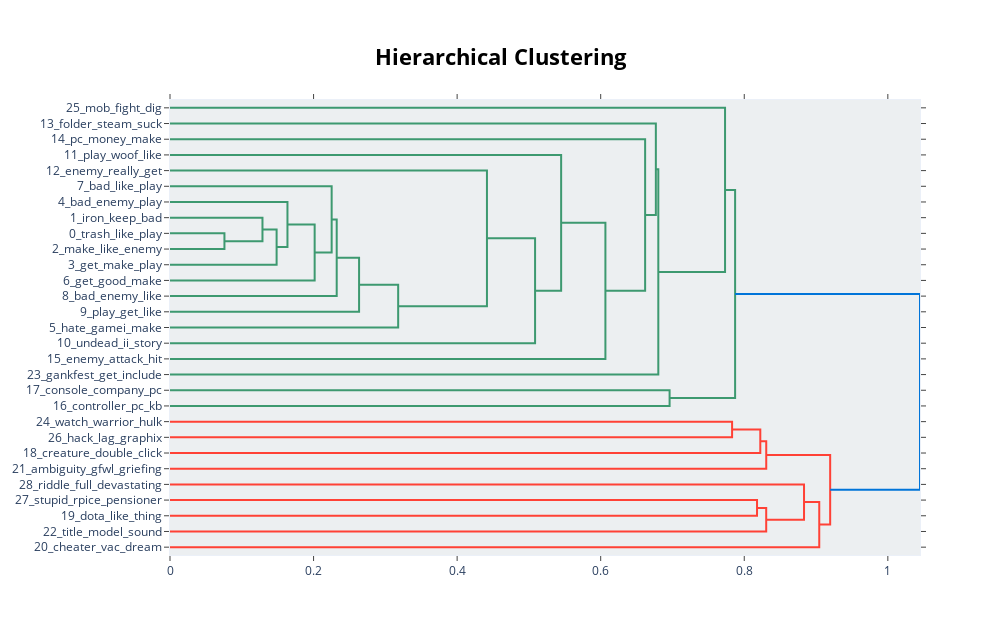

The notebook cell this image was saved under:
### Code cell
neg_topic_model.visualize_hierarchy()

### Figure 1 — Plotly figure (JSON) as saved in the notebook; plotly's stock layout.template omitted (floating-point values rounded to 4 significant figures)
{"data": [{"hoverinfo": "text", "marker": {"color": "rgb(61,153,112)"}, "mode": "lines", "type": "scatter", "x": [0, 0.07584, 0.07584, 0], "xaxis": "x", "y": [-85, -85, -95, -95], "yaxis": "y"}, {"hoverinfo": "text", "marker": {"color": "rgb(61,153,112)"}, "mode": "lines", "type": "scatter", "x": [0, 0.1288, 0.1288, 0.07584], "xaxis": "x", "y": [-75, -75, -90, -90], "yaxis": "y"}, {"hoverinfo": "text", "marker": {"color": "rgb(61,153,112)"}, "mode": "lines", "type": "scatter", "x": [0.1288, 0.1485, 0.1485, 0], "xaxis": "x", "y": [-82.5, -82.5, -105, -105], "yaxis": "y"}, {"hoverinfo": "text", "marker": {"color": "rgb(61,153,112)"}, "mode": "lines", "type": "scatter", "x": [0, 0.1636, 0.1636, 0.1485], "xaxis": "x", "y": [-65, -65, -93.75, -93.75], "yaxis": "y"}, {"hoverinfo": "text", "marker": {"color": "rgb(61,153,112)"}, "mode": "lines", "type": "scatter", "x": [0.1636, 0.2015, 0.2015, 0], "xaxis": "x", "y": [-79.38, -79.38, -115, -115], "yaxis": "y"}, {"hoverinfo": "text", "marker": {"color": "rgb(61,153,112)"}, "mode": "lines", "type": "scatter", "x": [0, 0.2252, 0.2252, 0.2015], "xaxis": "x", "y": [-55, -55, -97.19, -97.19], "yaxis": "y"}, {"hoverinfo": "text", "marker": {"color": "rgb(61,153,112)"}, "mode": "lines", "type": "scatter", "x": [0.2252, 0.2322, 0.2322, 0], "xaxis": "x", "y": [-76.09, -76.09, -125, -125], "yaxis": "y"}, {"hoverinfo": "text", "marker": {"color": "rgb(61,153,112)"}, "mode": "lines", "type": "scatter", "x": [0.2322, 0.2634, 0.2634, 0], "xaxis": "x", "y": [-100.5, -100.5, -135, -135], "yaxis": "y"}, {"hoverinfo": "text", "marker": {"color": "rgb(61,153,112)"}, "mode": "lines", "type": "scatter", "x": [0.2634, 0.3179, 0.3179, 0], "xaxis": "x", "y": [-117.8, -117.8, -145, -145], "yaxis": "y"}, {"hoverinfo": "text", "marker": {"color": "rgb(61,153,112)"}, "mode": "lines", "type": "scatter", "x": [0, 0.4415, 0.4415, 0.3179], "xaxis": "x", "y": [-45, -45, -131.4, -131.4], "yaxis": "y"}, {"hoverinfo": "text", "marker": {"color": "rgb(61,153,112)"}, "mode": "lines", "type": "scatter", "x": [0.4415, 0.5086, 0.5086, 0], "xaxis": "x", "y": [-88.19, -88.19, -155, -155], "yaxis": "y"}, {"hoverinfo": "text", "marker": {"color": "rgb(61,153,112)"}, "mode": "lines", "type": "scatter", "x": [0, 0.5449, 0.5449, 0.5086], "xaxis": "x", "y": [-35, -35, -121.6, -121.6], "yaxis": "y"}, {"hoverinfo": "text", "marker": {"color": "rgb(61,153,112)"}, "mode": "lines", "type": "scatter", "x": [0.5449, 0.6066, 0.6066, 0], "xaxis": "x", "y": [-78.3, -78.3, -165, -165], "yaxis": "y"}, {"hoverinfo": "text", "marker": {"color": "rgb(61,153,112)"}, "mode": "lines", "type": "scatter", "x": [0, 0.6619, 0.6619, 0.6066], "xaxis": "x", "y": [-25, -25, -121.6, -121.6], "yaxis": "y"}, {"hoverinfo": "text", "marker": {"color": "rgb(61,153,112)"}, "mode": "lines", "type": "scatter", "x": [0, 0.6768, 0.6768, 0.6619], "xaxis": "x", "y": [-15, -15, -73.32, -73.32], "yaxis": "y"}, {"hoverinfo": "text", "marker": {"color": "rgb(61,153,112)"}, "mode": "lines", "type": "scatter", "x": [0.6768, 0.6803, 0.6803, 0], "xaxis": "x", "y": [-44.16, -44.16, -175, -175], "yaxis": "y"}, {"hoverinfo": "text", "marker": {"color": "rgb(61,153,112)"}, "mode": "lines", "type": "scatter", "x": [0, 0.7732, 0.7732, 0.6803], "xaxis": "x", "y": [-5, -5, -109.6, -109.6], "yaxis": "y"}, {"hoverinfo": "text", "marker": {"color": "rgb(61,153,112)"}, "mode": "lines", "type": "scatter", "x": [0, 0.696, 0.696, 0], "xaxis": "x", "y": [-185, -185, -195, -195], "yaxis": "y"}, {"hoverinfo": "text", "marker": {"color": "rgb(61,153,112)"}, "mode": "lines", "type": "scatter", "x": [0.7732, 0.7872, 0.7872, 0.696], "xaxis": "x", "y": [-57.29, -57.29, -190, -190], "yaxis": "y"}, {"hoverinfo": "text", "marker": {"color": "rgb(255,65,54)"}, "mode": "lines", "type": "scatter", "x": [0, 0.783, 0.783, 0], "xaxis": "x", "y": [-205, -205, -215, -215], "yaxis": "y"}, {"hoverinfo": "text", "marker": {"color": "rgb(255,65,54)"}, "mode": "lines", "type": "scatter", "x": [0.783, 0.8223, 0.8223, 0], "xaxis": "x", "y": [-210, -210, -225, -225], "yaxis": "y"}, {"hoverinfo": "text", "marker": {"color": "rgb(255,65,54)"}, "mode": "lines", "type": "scatter", "x": [0.8223, 0.8306, 0.8306, 0], "xaxis": "x", "y": [-217.5, -217.5, -235, -235], "yaxis": "y"}, {"hoverinfo": "text", "marker": {"color": "rgb(255,65,54)"}, "mode": "lines", "type": "scatter", "x": [0, 0.8178, 0.8178, 0], "xaxis": "x", "y": [-255, -255, -265, -265], "yaxis": "y"}, {"hoverinfo": "text", "marker": {"color": "rgb(255,65,54)"}, "mode": "lines", "type": "scatter", "x": [0.8178, 0.8306, 0.8306, 0], "xaxis": "x", "y": [-260, -260, -275, -275], "yaxis": "y"}, {"hoverinfo": "text", "marker": {"color": "rgb(255,65,54)"}, "mode": "lines", "type": "scatter", "x": [0, 0.8833, 0.8833, 0.8306], "xaxis": "x", "y": [-245, -245, -267.5, -267.5], "yaxis": "y"}, {"hoverinfo": "text", "marker": {"color": "rgb(255,65,54)"}, "mode": "lines", "type": "scatter", "x": [0.8833, 0.9045, 0.9045, 0], "xaxis": "x", "y": [-256.2, -256.2, -285, -285], "yaxis": "y"}, {"hoverinfo": "text", "marker": {"color": "rgb(255,65,54)"}, "mode": "lines", "type": "scatter", "x": [0.8306, 0.9197, 0.9197, 0.9045], "xaxis": "x", "y": [-226.2, -226.2, -270.6, -270.6], "yaxis": "y"}, {"hoverinfo": "text", "marker": {"color": "rgb(0,116,217)"}, "mode": "lines", "type": "scatter", "x": [0.7872, 1.045, 1.045, 0.9197], "xaxis": "x", "y": [-123.6, -123.6, -248.4, -248.4], "yaxis": "y"}], "layout": {"autosize": false, "height": 635, "hoverlabel": {"bgcolor": "white", "font": {"family": "Rockwell", "size": 16}}, "hovermode": "closest", "plot_bgcolor": "#ECEFF1", "showlegend": false, "title": {"font": {"color": "Black", "size": 22}, "text": "<b>Hierarchical Clustering</b>", "x": 0.5, "xanchor": "center", "yanchor": "top"}, "width": 1000, "xaxis": {"mirror": "allticks", "rangemode": "tozero", "showgrid": false, "showline": true, "showticklabels": true, "ticks": "outside", "type": "linear", "zeroline": false}, "yaxis": {"mirror": "allticks", "range": [-290, 0], "rangemode": "tozero", "showgrid": false, "showline": true, "showticklabels": true, "tickmode": "array", "ticks": "outside", "ticktext": ["25_mob_fight_dig", "13_folder_steam_suck", "14_pc_money_make", "11_play_woof_like", "12_enemy_really_get", "7_bad_like_play", "4_bad_enemy_play", "1_iron_keep_bad", "0_trash_like_play", "2_make_like_enemy", "3_get_make_play", "6_get_good_make", "8_bad_enemy_like", "9_play_get_like", "5_hate_gamei_make", "10_undead_ii_story", "15_enemy_attack_hit", "23_gankfest_get_include", "17_console_company_pc", "16_controller_pc_kb", "24_watch_warrior_hulk", "26_hack_lag_graphix", "18_creature_double_click", "21_ambiguity_gfwl_griefing", "28_riddle_full_devastating", "27_stupid_rpice_pensioner", "19_dota_like_thing", "22_title_model_sound", "20_cheater_vac_dream"], "tickvals": [-5, -15, -25, -35, -45, -55, -65, -75, -85, -95, -105, -115, -125, -135, -145, -155, -165, -175, -185, -195, -205, -215, -225, -235, -245, -255, -265, -275, -285], "type": "linear", "zeroline": false}}}
